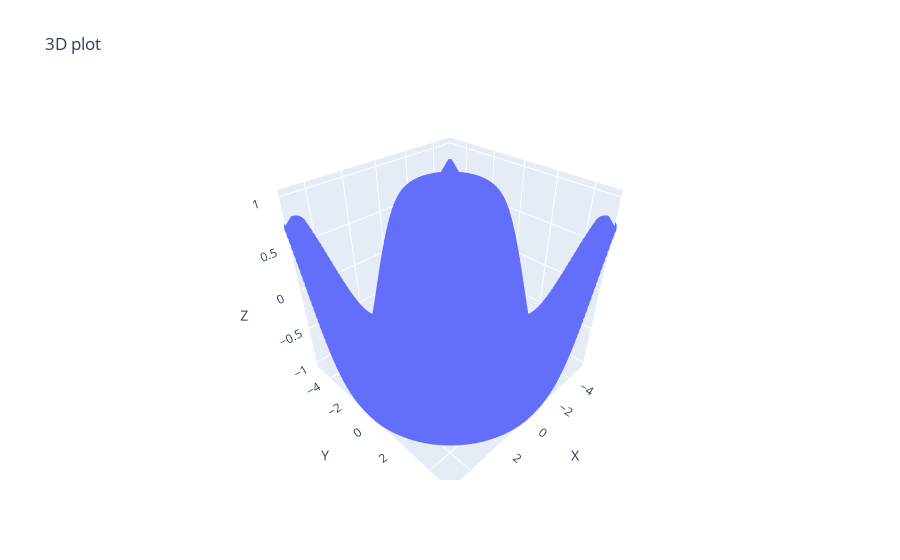

Write notebook code for a chart like this one.
### Code cell
#Q4. Using the given x and y data, generate a 3D surface plot to visualize the function z=sin(root(x^2+y^2))
x = np.linspace(-5, 5, 100)
y = np.linspace(-5, 5, 100)
x, y = np.meshgrid(x, y)
z = np.sin(np.sqrt(x**2 + y**2))
data = {
    'X': x.flatten(),
    'Y': y.flatten(),
    'Z': z.flatten()
}
df = pd.DataFrame(data)
fig=px.scatter_3d(df,x='X',y='Y',z='Z',title='3D plot')
fig.show()

### Figure 1 — Plotly figure (JSON) as saved in the notebook; plotly's stock layout.template omitted (floating-point values rounded to 4 significant figures; data arrays with more than 128 entries replaced by an {"elided": "..."} marker saying what was removed)
{"data": [{"hovertemplate": "X=%{x}<br>Y=%{y}<br>Z=%{z}<extra></extra>", "legendgroup": "", "marker": {"color": "#636efa", "symbol": "circle"}, "mode": "markers", "name": "", "scene": "scene", "showlegend": false, "type": "scatter3d", "x": {"elided": "10000 float values"}, "y": {"elided": "10000 float values"}, "z": {"elided": "10000 float values"}}], "layout": {"autosize": true, "legend": {"tracegroupgap": 0}, "scene": {"aspectmode": "auto", "aspectratio": {"x": 1, "y": 1, "z": 1}, "domain": {"x": [0, 1], "y": [0, 1]}, "xaxis": {"title": {"text": "X"}, "type": "linear"}, "yaxis": {"title": {"text": "Y"}, "type": "linear"}, "zaxis": {"title": {"text": "Z"}, "type": "linear"}}, "title": {"text": "3D plot"}}}
